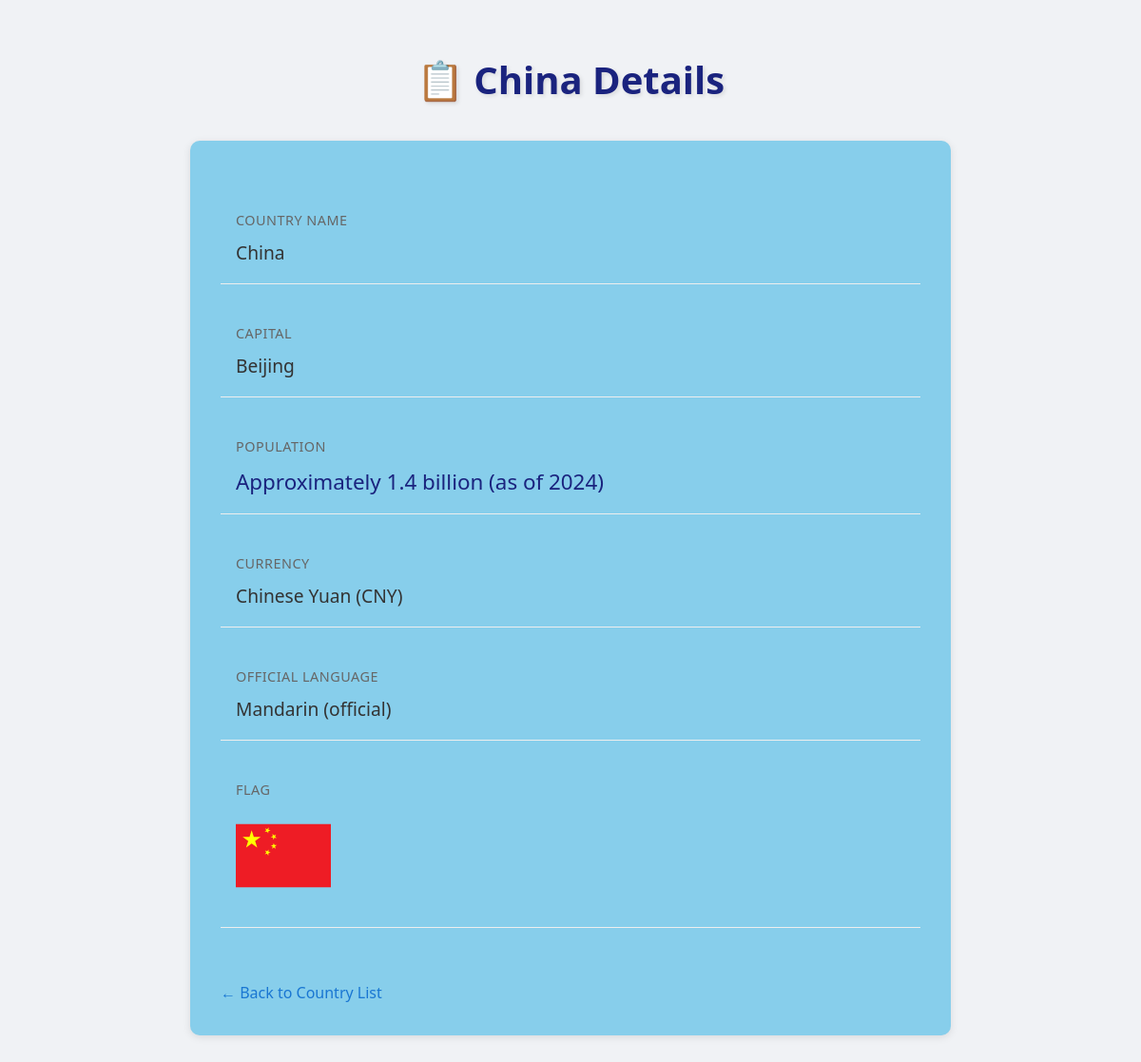
The app's page /China with its own data.
### country_capital_app/models.py (models this page shows, shortened)
class Country(models.Model):
    name = models.CharField(max_length=100)
    capital = models.CharField(max_length=100)
    population = models.CharField(max_length=100)
    currency = models.CharField(max_length=100)
    language = models.CharField(max_length=100)

### country_capital_app/views.py (the view)
# urls.py: path('<str:country>', views.detail, name='detail'),
def detail(request, country):
    choosen_country = Country.objects.get(name=country)
    if choosen_country:
        return render(request, 'country_capital_app/details.html', {
            'country': choosen_country.name,
            'capital': choosen_country.capital,
            'currency': choosen_country.currency,
            'population': choosen_country.population,
            'language': choosen_country.language,
        })
    else:
        return HttpResponse('<h2>Country not found</h2>')

### country_capital_app/templates/country_capital_app/details.html (shortened to what this page needs)
{% extends "country_capital_app/base.html" %}
{% load static %}
{% block mystyle %}
<link rel="stylesheet" href="{% static 'country_capital_app/css/detail.css' %}">
{% endblock mystyle %}
{% block mybody %}
<div class="container">
    <h1>📋 {{ country|capfirst }} Details</h1>
    <div class="details-card">
        <div class="detail-item">
            <div class="detail-label">Country Name</div>
            <div class="detail-value">{{ country|capfirst }}</div>
        </div>
        <div class="detail-item">
            <div class="detail-label">Capital</div>
            <div class="detail-value">{{ capital|capfirst }}</div>
        </div>
        <div class="detail-item">
            <div class="detail-label">Population</div>
            <div class="detail-value population">{{ population }}</div>
        </div>
        <div class="detail-item">
            <div class="detail-label">Currency</div>
            <div class="detail-value">{{ currency|capfirst }}</div>
        </div>
        <div class="detail-item">
            <div class="detail-label">Official Language</div>
            <div class="detail-value">{{ language|capfirst }}</div>
        </div>
        <div class="detail-item">
            <div class="detail-label">Flag</div>
            <div class="detail-value"><img src="{% static 'country_capital_app/images/' %}{{ country|lower }}.svg" alt="{{ country|capfirst }} flag" height="100" width="100">
            </div>
    </div>
    <a href="{% url 'home' %}" class="back-link">← Back to Country List</a>
</div>
{% endblock mybody %}

### country_capital_app/static/country_capital_app/css/detail.css (style rules this page uses)
* { margin: 0; padding: 0; box-sizing: border-box; font-family: 'Segoe UI', Tahoma, Geneva, Verdana, sans-serif; }
body { background-color: #f0f2f5; line-height: 1.6; padding: 20px; }
.container { max-width: 800px; margin: 0 auto; }
h1 { text-align: center; color: #1a237e; margin: 2rem 0; font-size: 2.5rem; text-shadow: 2px 2px 4px rgba(0,0,0,0.1); }
.details-card { background: skyblue; border-radius: 10px; padding: 2rem; margin: 20px 0; box-shadow: 0 2px 8px rgba(0,0,0,0.1); }
.detail-item { margin: 1.5rem 0; padding: 1rem; border-bottom: 1px solid #eee; }
.detail-label { color: #666; text-transform: uppercase; font-size: 0.9rem; letter-spacing: 0.5px; }
.detail-value { color: #333; font-size: 1.2rem; margin-top: 0.5rem; font-weight: 500; }
.population { color: #1a237e; font-size: 1.4rem; }
.back-link { display: inline-block; margin-top: 2rem; text-decoration: none; color: #1976d2; font-weight: 500; transition: color 0.3s ease; }

### records on screen
Country: name "China", capital "Beijing", population "Approximately 1.4 billion (as of 2024)", currency "Chinese Yuan (CNY)", language "Mandarin (official)"
